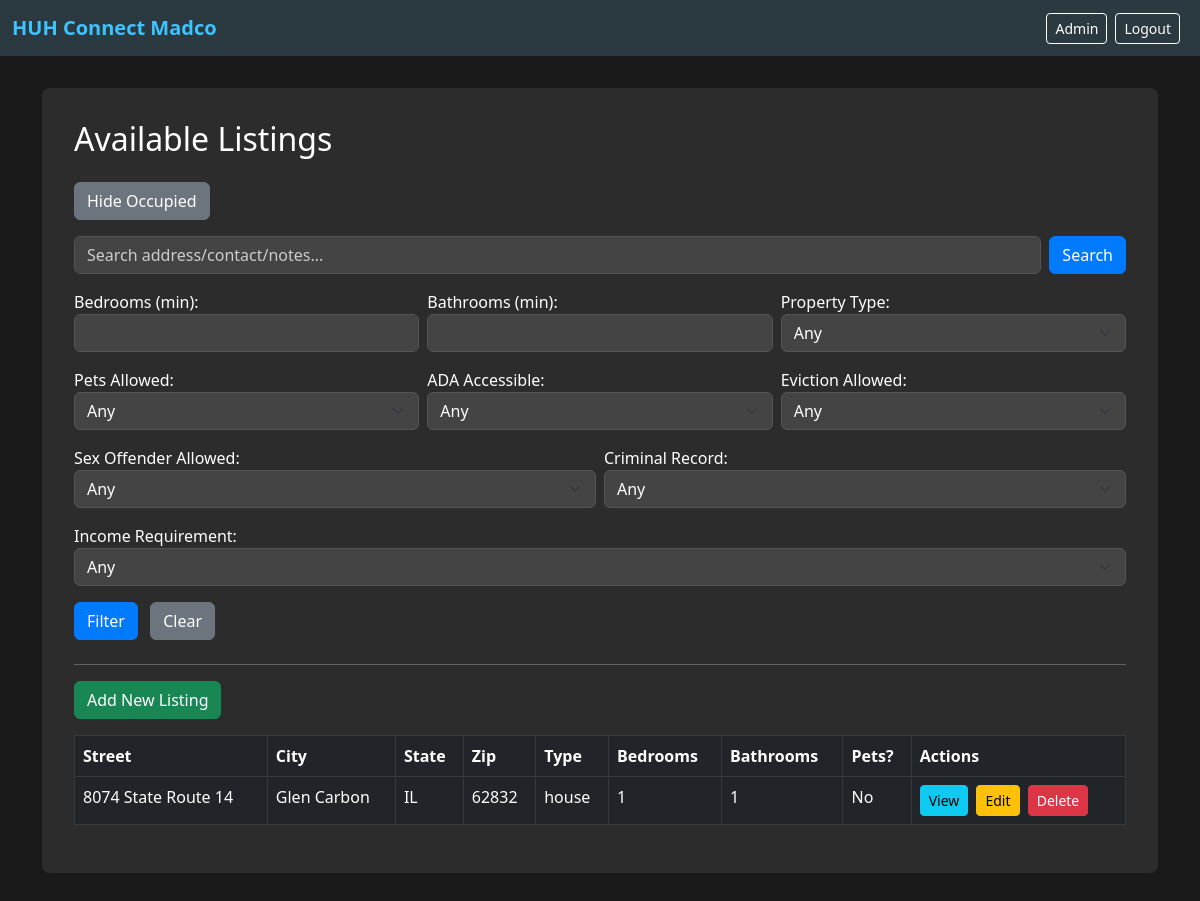
The app's page /?show_occupied=1 (signed in) with its own data.
### housing_app/models.py (models this page shows, shortened)
class Listing(models.Model):
    street = models.CharField(max_length=255, blank=True, null=True)
    city   = models.CharField(max_length=100, blank=True, null=True)
    state  = models.CharField(max_length=50, blank=True, null=True)
    zip    = models.CharField(max_length=20, blank=True, null=True)
    landlord_cell  = models.CharField(max_length=50, blank=True, null=True)
    landlord_email = models.EmailField(blank=True, null=True)
    is_available = models.BooleanField(default=True)  # True=Available, False=Occupied
    bedrooms  = models.IntegerField(default=1)
    bathrooms = models.IntegerField(default=1)
    property_type = models.CharField(
        max_length=20,
        choices=PROPERTY_TYPES,
        default='house'
    )
    pets_allowed          = models.BooleanField(choices=YES_NO_CHOICES, default=False)
    ada_accessible        = models.BooleanField(choices=YES_NO_CHOICES, default=False)
    income_requirement    = models.CharField(max_length=20, choices=INCOME_CHOICES, blank=True, null=True)
    past_eviction_allowed = models.BooleanField(choices=YES_NO_CHOICES, default=False)
    sex_offender_allowed  = models.BooleanField(choices=YES_NO_CHOICES, default=False)
    criminal_record_allowed = models.CharField(
        max_length=12,
        choices=CRIMINAL_RECORD_CHOICES,
        default='none'
    )
    additional_info = models.TextField(blank=True, null=True)
    misc_notes = models.TextField(blank=True, null=True)
    image1 = models.ImageField(upload_to='property_images/', blank=True, null=True)
    image2 = models.ImageField(upload_to='property_images/', blank=True, null=True)
    image3 = models.ImageField(upload_to='property_images/', blank=True, null=True)
    created_at = models.DateTimeField(auto_now_add=True)
    updated_at = models.DateTimeField(auto_now=True)

### housing_app/views.py (the view, shortened to what this page needs)
# urls.py: path('', views.listing_list, name='listing_list'),
@login_required
@user_passes_test(is_approved)
def listing_list(request):
    qs = Listing.objects.all()
    show_occupied = request.GET.get('show_occupied', '0')
    if show_occupied != '1':
        qs = qs.filter(is_available=True)
    search = request.GET.get('search')
    bedrooms = request.GET.get('bedrooms')
    if bedrooms:
        qs = qs.filter(bedrooms__gte=bedrooms)
    bathrooms = request.GET.get('bathrooms')
    if bathrooms:
        qs = qs.filter(bathrooms__gte=bathrooms)
    property_type = request.GET.get('property_type')
    if property_type:
        qs = qs.filter(property_type=property_type)
    pets_allowed = request.GET.get('pets_allowed')
    if pets_allowed in ['True', 'False']:
        qs = qs.filter(pets_allowed=(pets_allowed == 'True'))
    ada_accessible = request.GET.get('ada_accessible')
    if ada_accessible in ['True', 'False']:
        qs = qs.filter(ada_accessible=(ada_accessible == 'True'))
    past_eviction_allowed = request.GET.get('past_eviction_allowed')
    if past_eviction_allowed in ['True', 'False']:
        qs = qs.filter(past_eviction_allowed=(past_eviction_allowed == 'True'))
    sex_offender_allowed = request.GET.get('sex_offender_allowed')
    if sex_offender_allowed in ['True', 'False']:
        qs = qs.filter(sex_offender_allowed=(sex_offender_allowed == 'True'))
    criminal_record_allowed = request.GET.get('criminal_record_allowed')
    if criminal_record_allowed in ['none', 'misdemeanor', 'felony']:
        qs = qs.filter(criminal_record_allowed=criminal_record_allowed)
    inc_req = request.GET.get('income_requirement')
    if inc_req in ['under_20', '30_40', '40_50', '50_plus']:
        qs = qs.filter(income_requirement=inc_req)
    return render(request, 'housing_app/listing_list.html', {'listings': qs})

### housing_app/templatetags/group_tags.py (called while the page is built)
@register.filter(name='has_group')
def has_group(user, group_name):
    if not user.is_authenticated:
        return False
    return user.groups.filter(name=group_name).exists()

### housing_app/views.py (called while the page is built)
def is_approved(user):
    return (
        user.groups.filter(name='Volunteer').exists()
        or user.groups.filter(name='Social Worker').exists()
        or user.is_superuser
    )

### housing_app/templates/housing_app/listing_list.html (shortened to what this page needs)
{% extends 'housing_app/base.html' %}
{% load static %}
{% load group_tags %}
{% block content %}
<h2 class="mb-4">Available Listings</h2>
{% if request.GET.show_occupied == '1' %}
  <a class="btn btn-secondary mb-3" href="?">Hide Occupied</a>
{% else %}
  <a class="btn btn-secondary mb-3" href="?show_occupied=1">Show Occupied</a>
{% endif %}
<form method="GET" class="mb-3">
  <div class="row gx-2 gy-2">
    <div class="col">
      <input
        type="text"
        name="search"
        class="form-control"
        placeholder="Search address/contact/notes..."
        value="{{ request.GET.search|default_if_none:'' }}"
      >
    </div>
    <div class="col-auto">
      <button type="submit" class="btn btn-primary">Search</button>
    </div>
  </div>
</form>
<form method="GET" class="mb-4">
  <div class="row gx-2 gy-2 mb-3">
    <div class="col">
      <label>Bedrooms (min):</label>
      <input
        type="number"
        name="bedrooms"
        class="form-control"
        value="{{ request.GET.bedrooms|default_if_none:'' }}"
      >
    </div>
    <div class="col">
      <label>Bathrooms (min):</label>
      <input
        type="number"
        name="bathrooms"
        class="form-control"
        value="{{ request.GET.bathrooms|default_if_none:'' }}"
      >
    </div>
    <div class="col">
      <label>Property Type:</label>
      <select name="property_type" class="form-select">
        <option value="">Any</option>
      </select>
    </div>
  </div>
  <div class="row gx-2 gy-2 mb-3">
    <div class="col">
      <label>Pets Allowed:</label>
      <select name="pets_allowed" class="form-select">
        <option value="">Any</option>
      </select>
    </div>
    <div class="col">
      <label>ADA Accessible:</label>
      <select name="ada_accessible" class="form-select">
        <option value="">Any</option>
      </select>
    </div>
    <div class="col">
      <label>Eviction Allowed:</label>
      <select name="past_eviction_allowed" class="form-select">
        <option value="">Any</option>
      </select>
    </div>
  </div>
  <div class="row gx-2 gy-2 mb-3">
    <div class="col">
      <label>Sex Offender Allowed:</label>
      <select name="sex_offender_allowed" class="form-select">
        <option value="">Any</option>
      </select>
    </div>
    <div class="col">
      <label>Criminal Record:</label>
      <select name="criminal_record_allowed" class="form-select">
        <option value="">Any</option>
      </select>
    </div>
  </div>
  <div class="row gx-2 gy-2 mb-3">
    <div class="col">
      <label>Income Requirement:</label>
      <select name="income_requirement" class="form-select">
        <option value="">Any</option>
      </select>
    </div>
  </div>
  <button type="submit" class="btn btn-primary">Filter</button>
  <a href="{% url 'housing_app:listing_list' %}" class="btn btn-secondary ms-2">Clear</a>
</form>
<hr class="text-white">
{% if user|has_group:"Volunteer" or user.is_superuser %}
  <a class="btn btn-success mb-3" href="{% url 'housing_app:listing_create' %}">
    Add New Listing
  </a>
{% endif %}
<table class="table table-dark table-bordered">
  <thead>
    <tr>
      <th>Street</th>
      <th>City</th>
      <th>State</th>
      <th>Zip</th>
      <th>Type</th>
      <th>Bedrooms</th>
      <th>Bathrooms</th>
      <th>Pets?</th>
      <th>Actions</th>
    </tr>
  </thead>
  <tbody>
    {% for listing in listings %}
      <tr>
        <td>{{ listing.street }}</td>
        <td>{{ listing.city }}</td>
        <td>{{ listing.state }}</td>
        <td>{{ listing.zip }}</td>
        <td>{{ listing.property_type }}</td>
        <td>{{ listing.bedrooms }}</td>
        <td>{{ listing.bathrooms }}</td>
        <td>{% if listing.pets_allowed %}Yes{% else %}No{% endif %}</td>
        <td>
          <a
            href="{% url 'housing_app:listing_detail' listing.pk %}"
            class="btn btn-info btn-sm me-1"
          >
            View
          </a>
          {% if user|has_group:"Volunteer" or user.is_superuser %}
            <a
              href="{% url 'housing_app:listing_update' listing.pk %}"
              class="btn btn-warning btn-sm me-1"
            >
              Edit
            </a>
          {% endif %}
          {% if user.is_superuser %}
            <form
              method="POST"
              action="{% url 'housing_app:listing_delete' listing.pk %}"
              class="d-inline-block"
            >
              <button
                type="submit"
                class="btn btn-danger btn-sm"
              >
                Delete
              </button>
            </form>
          {% endif %}
        </td>
      </tr>
    {% endfor %}
  </tbody>
</table>
{% endblock %}

### housing_app/templates/housing_app/base.html (style rules this page uses)
body { background-color: #1a1a1a; color: #fff; margin: 0; padding: 0; }
.form-control, .form-select { background-color: #444; color: #fff; border: 1px solid #555; }
.form-control::placeholder { color: #ccc; }
.btn-primary { background-color: #007bff; border-color: #007bff; }

### records on screen
Listing: street "8074 State Route 14", city "Glen Carbon", state "IL", zip "62832", property_type "house", bedrooms "1", bathrooms "1", pets_allowed "No"
